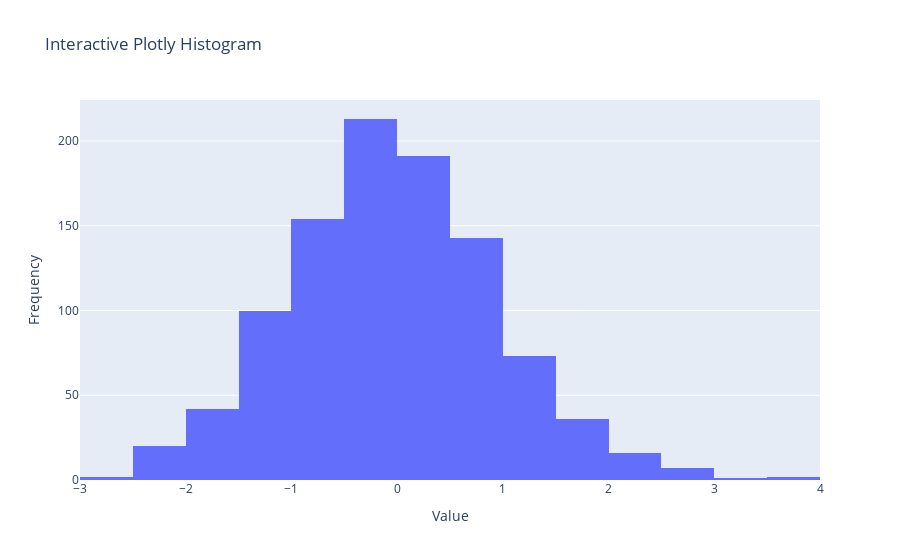

This figure's notebook cell:
### Markdown cell above
#### Plotly

### Code cell
import plotly.graph_objects as go
import numpy as np

# Sample data
data = np.random.randn(1000)

fig = go.Figure(data=[go.Histogram(x=data, nbinsx=30)])
fig.update_layout(
    title='Interactive Plotly Histogram',
    xaxis_title='Value',
    yaxis_title='Frequency'
)
fig.show()

### Figure 1 — Plotly figure (JSON) as saved in the notebook; plotly's stock layout.template omitted (floating-point values rounded to 4 significant figures; data arrays with more than 128 entries replaced by an {"elided": "..."} marker saying what was removed)
{"data": [{"nbinsx": 30, "x": {"elided": "1000 float values"}, "type": "histogram"}], "layout": {"title": {"text": "Interactive Plotly Histogram"}, "xaxis": {"title": {"text": "Value"}}, "yaxis": {"title": {"text": "Frequency"}}}}
